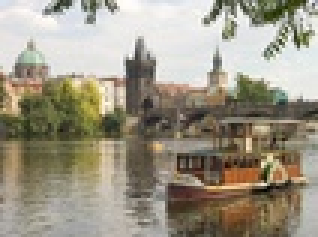
%> input picture inputSeamCarvingPrague.jpg, 106 x 79 px, shrunk from 640 x 480 before the run (shown 3 times larger); the run also reads 1 picture not shown here
$ octave --eval "seam_carving_decrease_height;"   (GNU Octave 9; MATLAB toolbox functions it lacks are replaced by stand-ins)
%> lines starting %> are read from the running program, lines starting %| are printed output that depends on the picture
%> in seam_carving_decrease_height, inputSeamCarvingPrague is the input picture: size 79x106x3 uint8; mean R, G, B 156.5, 149.7, 132.7
### energy_img.m
function energy = energy_img(img)
    % Convert the image to grey-scaled
    grey_scaled = im2double(rgb2gray(img));
    [Gx,Gy] = imgradientxy(grey_scaled);
    energy = sqrt(Gx.^2 + Gy.^2);
end

### decrease_height.m
function [reducedColorImg,reducedEnergyImg] = decrease_height(im,energyImg)
    [dim1, dim2, dim3] = size(im);
%> dim1 = 79; dim2 = 106; dim3 = 3
    % width --
    reducedColorImg = zeros(dim1-1, dim2, dim3, 'uint8');
    % find the seam
    cumulativeEnergyMap = cumulative_min_energy_map(energyImg, 'HORIZONTAL');
    seam = find_horizontal_seam(cumulativeEnergyMap);
    for i=1:dim2
        xId = seam(i);
        r = [1:xId-1, xId+1:dim1];
        temp = im(r , i, :);
        reducedColorImg(:,i,:) = temp;
    end
    reducedEnergyImg = energy_img(reducedColorImg);
end

### cumulative_min_energy_map.m
function cumulativeEnergyMap = cumulative_min_energy_map(energyImg,seamDirection)
    switch seamDirection
        case 'HORIZONTAL'
            temp = cumulative_min_energy_map_helper(energyImg');
            cumulativeEnergyMap = temp';
        case 'VERTICAL'
            cumulativeEnergyMap = cumulative_min_energy_map_helper(energyImg);
    end

function map = cumulative_min_energy_map_helper(energyImg)
    [row, col] = size(energyImg);
%> row = 106; col = 79
    map = energyImg;
    for x = 2:row
        for y = 1:col
            % First column; only check up and right
            if (y==1)
                map(x,y) = energyImg(x,y) + min([map(x-1, y), map(x-1, y+1)]);
            % Last column; only check last and last-1
            elseif (y == col)
                map(x,y) = energyImg(x,y) + min([map(x-1, y), map(x-1, y-1)]);
            else
                map(x,y) = energyImg(x,y) + min([map(x-1, y-1), map(x-1, y), map(x-1, y+1)]);
            end
        end
    end

### find_horizontal_seam.m
function horizontalSeam = find_horizontal_seam(cumulativeEnergyMap)
    % Transpose the image
    horizontalSeam = seamHelper(cumulativeEnergyMap')';

function seam = seamHelper(map)
    [row,col] = size(map);
    seam = zeros(row,1);
    % Minimum value and index of the last row
    [~, index] = min(map(row, :));
%> index = 20
    seam(row) = index;
    last = index;
%> last = 20
    % go to the last row and go backwards
    for i = row-1:-1:1
        if(i==1)
            %last row
            last = seam(2);
            switch last
                case 1
                    [~, index] = min([map(i,last), map(i, last+1)]);
                    if(index == 2)
                        last = last + 1 ;
                    end
                case col
                    [~, index] = min([map(i,last), map(i, last-1)]);
                    %move diagonally up
                    if(index == 2)
                        last = last - 1 ;
                    end
                otherwise
                    [~, index] = min([map(i,last-1), map(i, last) ,map(i, last+1)]);
                    switch index
                        case 2
                            %Diagonal left
                            last = last - 1;
                        case 3
                            %Diagonal right
                            last = last+1;
                    end
            end
            seam(1) = last;
        else
            switch last
                %consider only top and right
                case 1
                    [~, index] = min([map(i-1,last), map(i-1, last+1)]);
                    %move diagonally up
                    if(index == 2)
                        last = last + 1 ;
                    end
                %consider only top and left
                case col
                    [~, index] = min([map(i-1,last), map(i-1, last-1)]);
                    %move diagonally up
                    if(index == 2)
                        last = last - 1 ;
                    end
                % Default
                otherwise
                    [~, index] = min([map(i-1,last-1), map(i-1, last) ,map(i-1, last+1)]);
                    switch index
                        case 1
                            %Diagonal left
                            last = last - 1;
                        case 3
                            %Diagonal right
                            last = last+1;
                    end
            end
        end
        seam(i) = last;
    end
%> this loop made 105 passes
%> (index, last) on passes 1, 2, 3, 4, 5, 11, 14, 17, 19, 22, 23, 24: (3, 21), (1, 20), (3, 21), (3, 22), (3, 23), (1, 22), (3, 23), (1, 22), (1, 21), (1, 20), (1, 19), (1, 18)
%> index on passes 6, 7, 8, 9, 10, 12: 2, 2, 2, 2, 2, 2
%> after the loop, index = 2; last = 8; seam = 106 values, max 23 at index 90, min 8 at index 1, mean 15.21

### seam_carving_decrease_height.m
function seam_carving_decrease_height()
    pixel_to_reduce = 50;
    inputSeamCarvingPrague = imread('inputSeamCarvingPrague.jpg');
    energy_img_prague = energy_img(inputSeamCarvingPrague);
    [inputSeamCarvingPragueReduced,~,pixelReduced] = seam_carving_decrease_height_helper(inputSeamCarvingPrague, energy_img_prague, pixel_to_reduce);
    imwrite(inputSeamCarvingPragueReduced,'outputReduceHeightPrague.png');
    close;
    inputSeamCarvingMall = imread('inputSeamCarvingMall.jpg');
    energy_img_mall = energy_img(inputSeamCarvingMall);
    [inputSeamCarvingMallReduced,~,pixelReduced] = seam_carving_decrease_height_helper(inputSeamCarvingMall, energy_img_mall, pixel_to_reduce);
    imwrite(inputSeamCarvingMallReduced, 'outputReduceHeightMall.png');
    close;

end

function [reducedImg, reducedEnergyImg, pixelReduced] = seam_carving_decrease_height_helper(inputImg, energyImg, pixel)
    if(pixel == 0)
        reducedImg = inputImg;
        reducedEnergyImg = energyImg;
        pixelReduced = pixel;
        return
    else
        pixel = pixel-1;
        imagesc(inputImg);
        drawnow();
        [reducedImg_, reducedEnergyImg_] = decrease_height(inputImg, energyImg);
%> in find_horizontal_seam, `horizontalSeam = seamHelper(cumulativeEnergyMap')';`: horizontalSeam has the same summary as seam in seamHelper
%> the loop in decrease_height, `for i=1:dim2` made 106 passes
%> xId on passes 1 to 12: 8, 9, 9, 10, 10, 10, 10, 10, 10, 11, 12, 12
        [reducedImg, reducedEnergyImg, pixelReduced] = seam_carving_decrease_height_helper(reducedImg_, reducedEnergyImg_, pixel);
%> the loop in seamHelper (call 2), `for i = row-1:-1:1` made 105 passes
%> (index, last) on passes 2, 6, 7, 8, 9, 10, 14, 16, 18, 19, 23, 24: (3, 27), (1, 26), (1, 25), (1, 24), (1, 23), (1, 22), (3, 23), (3, 24), (1, 23), (1, 22), (1, 21), (1, 20)
%> the loop in decrease_height (call 2), `for i=1:dim2` made 106 passes
%> in cumulative_min_energy_map_helper (call 4), `map = energyImg;`:
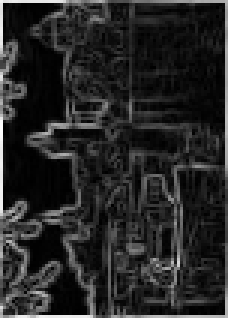
%> map: size 106x76 double (shown 3 times larger); min 1.11e-16, max 3.96, mean 0.6; mean of the top-left, top-right, bottom-left and bottom-right quarters 0.641, 0.426, 0.678, 0.656; drawn with min black and max white
%> after the loop in decrease_height (call 5), `for i=1:dim2`:
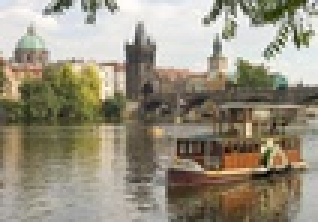
%> reducedColorImg: size 74x106x3 uint8 (shown 3 times larger); mean R, G, B 151.5, 144.1, 126.1
%> in energy_img (call 6), `grey_scaled = im2double(rgb2gray(img));`:
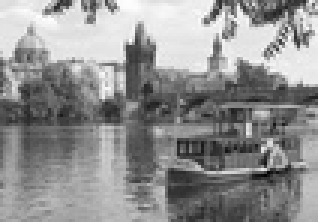
%> grey_scaled: size 74x106 double (shown 3 times larger); min 0.0118, max 1, mean 0.566
%> in energy_img (call 6), `[Gx,Gy] = imgradientxy(grey_scaled);`:
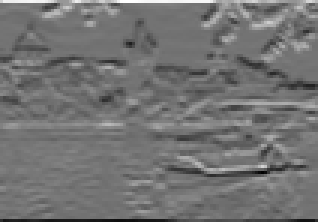
%> Gy: size 74x106 double (shown 3 times larger); min -3.3, max 3.96, mean -0.00846; drawn with min black and max white
%> in energy_img (call 6), `energy = sqrt(Gx.^2 + Gy.^2);`:
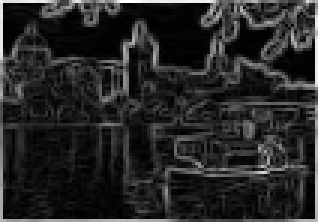
%> energy: size 74x106 double (shown 3 times larger); min 1.11e-16, max 3.96, mean 0.613; drawn with min black and max white
%> call 6 of cumulative_min_energy_map, with seamDirection = 'HORIZONTAL'
%> after the loop in cumulative_min_energy_map_helper (call 6), `for x = 2:row`:
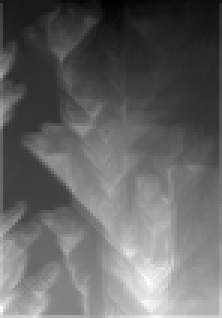
%> map: size 106x74 double (shown 3 times larger); min 1.11, max 26.56, mean 11.2; drawn with min black and max white
%> in cumulative_min_energy_map (call 6), `cumulativeEnergyMap = temp';`:
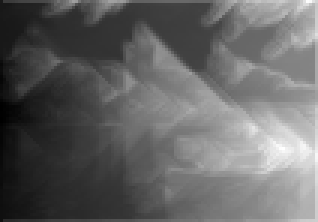
%> cumulativeEnergyMap: size 74x106 double (shown 3 times larger); min 1.11, max 26.56, mean 11.2; mean of the top-left, top-right, bottom-left and bottom-right quarters 7.7, 13.6, 6.6, 16.8; drawn with min black and max white
    end
end
